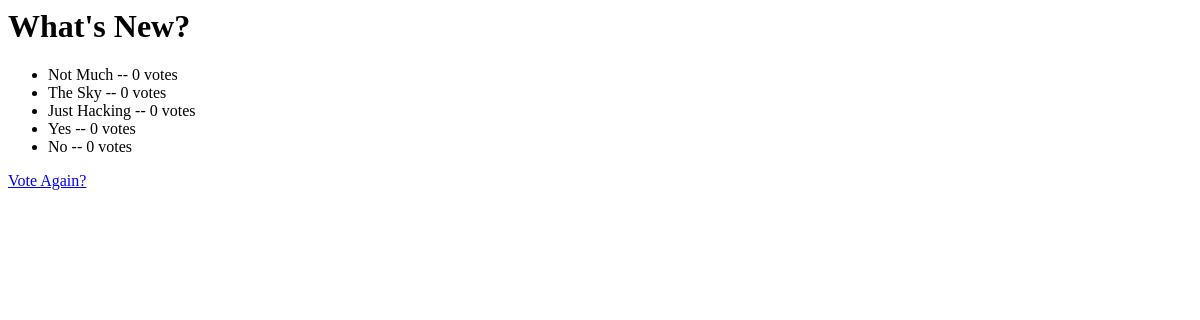
The app's page /polls/1/results/, older data.
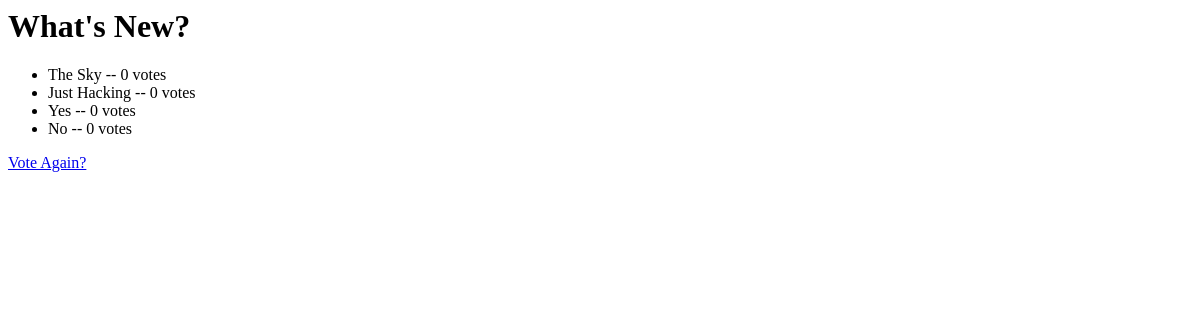
The same page, newer data.
### polls/models.py (models this page shows, shortened)
class Question(models.Model):
    question_text = models.CharField(max_length=200)
    pub_date = models.DateTimeField('date published')
    def was_published_recently(self):
        """Returns true if the question was published within the last day."""
        now = timezone.now()
        return now - datetime.timedelta(days=1) <= self.pub_date <= now
    was_published_recently.admin_order_field = 'pub_date'
    was_published_recently.boolean = True
    was_published_recently.short_description = 'Published Recently?'

class Choice(models.Model):
    question = models.ForeignKey(Question, on_delete=models.CASCADE)
    choice_text = models.CharField(max_length=200)
    votes = models.IntegerField(default=0)

### polls/views.py (the view)
# urls.py: url(r'^(?P<pk>[0-9]+)/results/$', views.ResultsView.as_view(), name='results'),  # /polls/5/results/
class ResultsView(generic.DetailView):
    model = Question
    template_name = 'polls/results.html'

### polls/templates/polls/results.html
<h1>{{ question.question_text }}</h1>
<ul>
  {% for choice in question.choice_set.all %}
    <li>{{ choice.choice_text }} -- {{ choice.votes }} vote{{ choice.votes|pluralize }}</li>
  {% endfor %}
</ul>
<a href="{% url 'polls:detail' question.id %}">Vote Again?</a>

Row changes from the older to the newer data that the page shows:
removed Choice: choice_text "Not Much", votes "0"
